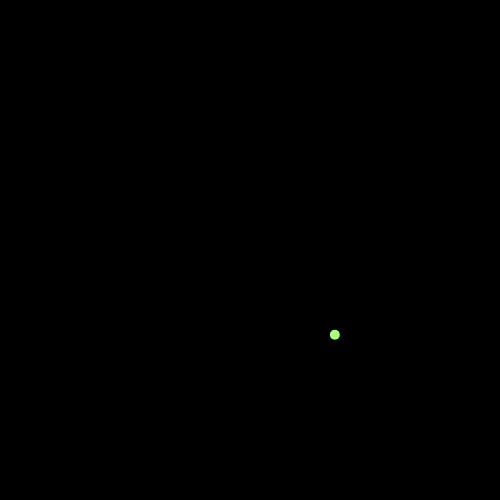
Frame 1 (no input)
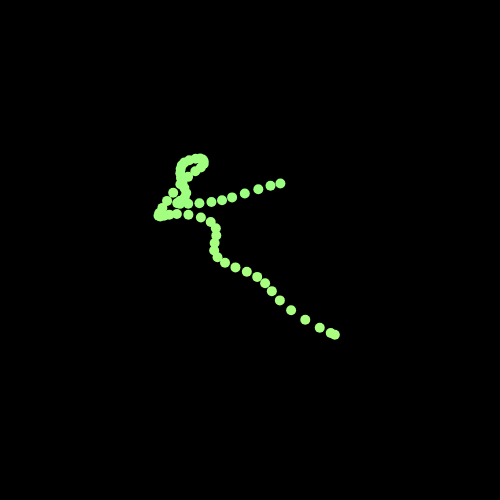
Frame 60 (no input)
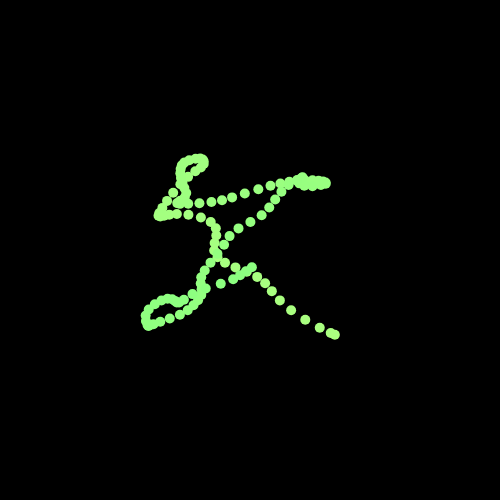
Frame 120 (the mouse pressed at the canvas centre since frame 60)

The p5.js sketch that drew these frames (run headless with seeded random() and noise() and a simulated clock; from frame 60 on, the mouse is pressed at the canvas centre):

// p5.js sketch
// ── sketch.js
let xChange = 0;
let yChange = 0;
let n = 0;
let z = 3;

function setup() {
    colorMode(HSB);
    createCanvas(500, 500);
    background('black');

    noStroke();
    
}

function draw() {
    let xOffset = noise(xChange);
    let yOffset = noise(yChange);

    let hue = map(xChange*2, 0, 100, 100, 300);

    let x = map(xOffset, 0, 1, 0, width);
    let y = map(yOffset, 0, 1, 0, height);

    fill(hue, 50, 100);
    ellipse(x, y, 10, 10);

    xChange += 0.03;
    yChange += 0.02;

}
